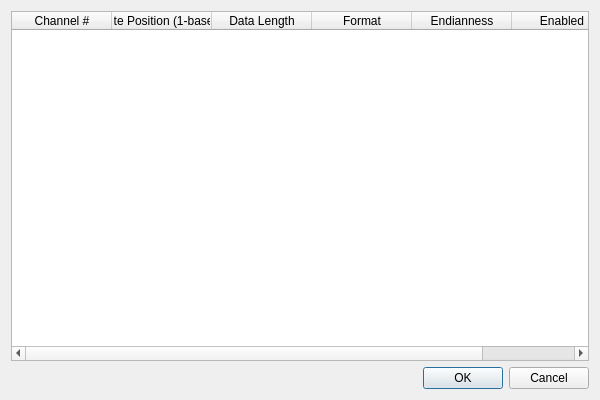
<?xml version="1.0" encoding="UTF-8"?>
<ui version="4.0">
 <class>ChannelMappingDialog</class>
 <widget class="QDialog" name="ChannelMappingDialog">
  <property name="geometry">
   <rect>
    <x>0</x>
    <y>0</y>
    <width>600</width>
    <height>400</height>
   </rect>
  </property>
  <property name="windowTitle">
   <string>Channel Byte Mapping Configuration</string>
  </property>
  <layout class="QVBoxLayout" name="verticalLayout">

   <item>
    <widget class="QTableWidget" name="tableWidget">
     <property name="columnCount">
      <number>6</number>
     </property>
     <attribute name="horizontalHeaderStretchLastSection">
      <bool>true</bool>
     </attribute>
     <column>
      <property name="text">
       <string>Channel #</string>
      </property>
     </column>
     <column>
      <property name="text">
       <string>Byte Position (1-based)</string>
      </property>
     </column>
     <column>
      <property name="text">
       <string>Data Length</string>
      </property>
     </column>
     <column>
      <property name="text">
       <string>Format</string>
      </property>
     </column>
     <column>
      <property name="text">
       <string>Endianness</string>
      </property>
     </column>
     <column>
      <property name="text">
       <string>Enabled</string>
      </property>
     </column>
    </widget>
   </item>
   <item>
    <widget class="QDialogButtonBox" name="buttonBox">
     <property name="orientation">
      <enum>Qt::Horizontal</enum>
     </property>
     <property name="standardButtons">
      <set>QDialogButtonBox::Cancel|QDialogButtonBox::Ok</set>
     </property>
    </widget>
   </item>
  </layout>
 </widget>
 <resources/>
 <connections>
  <connection>
   <sender>buttonBox</sender>
   <signal>rejected()</signal>
   <receiver>ChannelMappingDialog</receiver>
   <slot>reject()</slot>
  </connection>
 </connections>
</ui>
